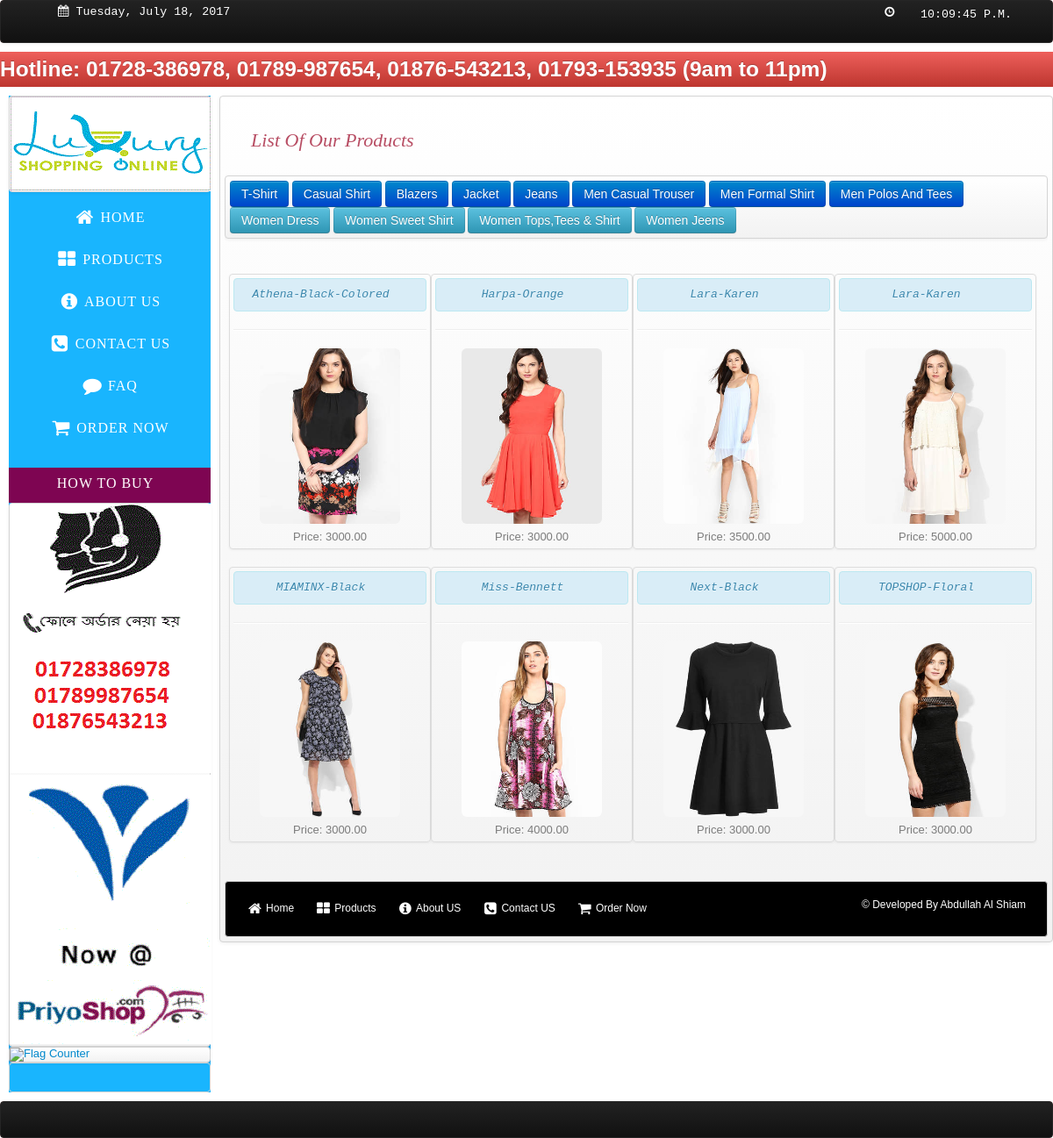
The page /women_dress.php on the database its author committed.
### tables this page shows
CREATE TABLE `tb_products` (
  `productID` int(11) NOT NULL,
  `name` varchar(500) NOT NULL,
  `description` varchar(500) NOT NULL,
  `category` varchar(200) NOT NULL,
  `originated` varchar(500) NOT NULL,
  `price` double(11,2) NOT NULL,
  `quantity` int(11) NOT NULL,
  `location` varchar(500) NOT NULL
);

### women_dress.php (the view, shortened to what this page needs)
<?php include('header.php'); ?>
<?php include('admin/connect.php'); ?>
<body>
    <?php
    include('navtop.php');
    ?>
    <div id="background">
        <div id="page">
            <?php include ('nav_sidebar.php');?>
            <div id="content">
                <div class="hero-unit-table">
                    <div id="body">
                        <h3>List of Our Products</h3>
                        <p>
                        <?php include ('product_menu.php');?>
                        </p>
                        <ul class="thumbnails">
                            <?php
                            $query = mysqli_query($dbcon,"select * from tb_products WHERE category = 'Women Dress'") or die(mysqli_error());
                            while ($row = mysqli_fetch_array($query)) {
                                $id = $row['productID'];
                                ?>
                                <li class="span3">
                                    <div class="thumbnail">
                                        <div class="alert alert-info"><div class="font1"><?php echo $row['name']; ?></div></div>
                                        <hr>
                                        <a  href="#<?php echo $id; ?>"   data-toggle="modal"><img src="admin/<?php echo $row['location'] ?>" class="img-rounded" alt="" width="160" height="200"></a>
                                        <p>
                                            <p> Price: <?php echo $row['price']; ?></p>
                                        </p>
                                    </div>
                                </li>
                            <?php } ?>
                        </ul>
                    </div>
                    <div id="footer">
                        <?php include('footer.php'); ?>
                    </div>
                </div>
            </div>
        </div>
    </div>
    <?php
    include('footer_bottom.php');
    ?>
</body>
</html>

### css/style.css (style rules this page uses)
body { background: #fff; font-family: Arial, Helvetica, sans-serif; font-size: 13px; line-height: 1; margin: 0; min-width: 960px; padding: 0; }
#background { margin: 0; padding: 0; }
#page { margin: 0 auto; overflow: hidden; padding: 0 10px; width: 1200px; }
#content { background: #fff; float: left; margin: 0; padding: 0; width: 950px; }
#content #body { margin: 0; overflow: hidden; padding: 0 0 24px; }
#content #body p { color: #7c7c7c; font-size: 13px; line-height: 18px; margin: 0; padding: 0; }
#footer { background: #b84e64; }
#content #body > h3 { color: #b84e64; font-family: Georgia, serif; font-size: 22px; font-style: italic; font-weight: normal; margin: 0; padding: 25px 0 20px 30px; text-transform: capitalize; }
#content #body > p { padding: 0 80px 0 40px; }
#content #body > ul { margin: 0; overflow: hidden; padding: 10px 5px 0; }
#content #body > ul li { float: left; list-style: none; margin: 0; padding: 0 0 20px; text-align: center; width: 230px; }
#content #body > ul li p { text-align: center; padding: 0 25px; }
#footer { background:black; margin: 0; padding: 20px 0; border: 1px solid #d4d4d4; -webkit-border-radius: 4px; -moz-border-radius: 4px; border-radius: 4px; color: white; }

### rows shown on the page
tb_products: name "Athena-Black-Colored", location (picture), price "3000.00"
tb_products: name "Harpa-Orange", location (picture), price "3000.00"
tb_products: name "Lara-Karen", location (picture), price "3500.00"
tb_products: name "Lara-Karen", location (picture), price "5000.00"
tb_products: name "MIAMINX-Black", location (picture), price "3000.00"
tb_products: name "Miss-Bennett", location (picture), price "4000.00"
tb_products: name "Next-Black", location (picture), price "3000.00"
tb_products: name "TOPSHOP-Floral", location (picture), price "3000.00"
